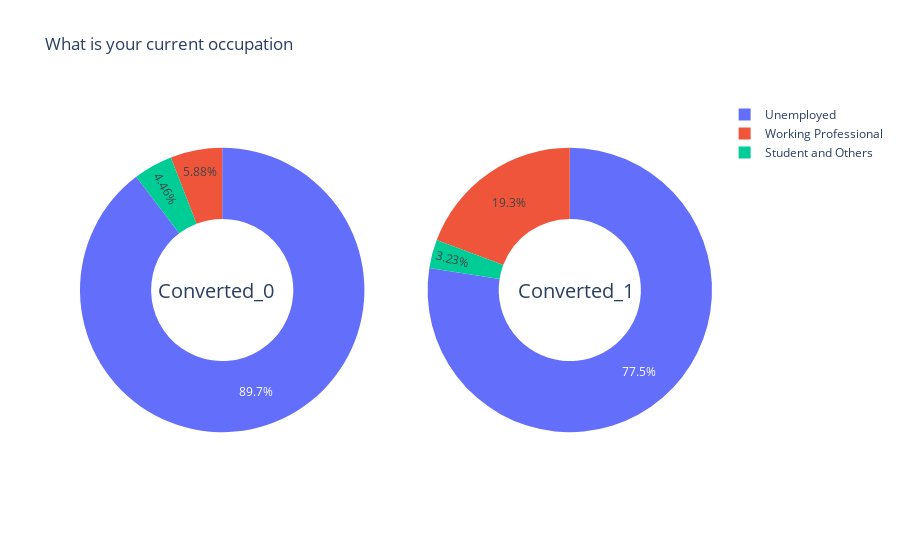

Notebook source saved alongside this figure:
### Markdown cell above
#### What is your current occupation

### Code cell
univar_plot('What is your current occupation','What is your current occupation')

### Figure 1 — Plotly figure (JSON) as saved in the notebook; plotly's stock layout.template omitted (floating-point values rounded to 4 significant figures)
{"data": [{"domain": {"x": [0, 0.45], "y": [0, 1]}, "hole": 0.5, "hoverinfo": "label+percent+name", "labels": ["Unemployed", "Working Professional", "Student and Others"], "name": "Converted 0", "type": "pie", "values": [5092, 334, 253]}, {"domain": {"x": [0.55, 1], "y": [0, 1]}, "hole": 0.5, "hoverinfo": "label+percent+name", "labels": ["Unemployed", "Working Professional", "Student and Others"], "name": "Converted 1", "type": "pie", "values": [2759, 687, 115]}], "layout": {"annotations": [{"font": {"size": 20}, "showarrow": false, "text": "Converted_0", "x": 0.12, "y": 0.5}, {"font": {"size": 20}, "showarrow": false, "text": "Converted_1", "x": 0.88, "y": 0.5}], "title": {"text": "What is your current occupation"}}}
